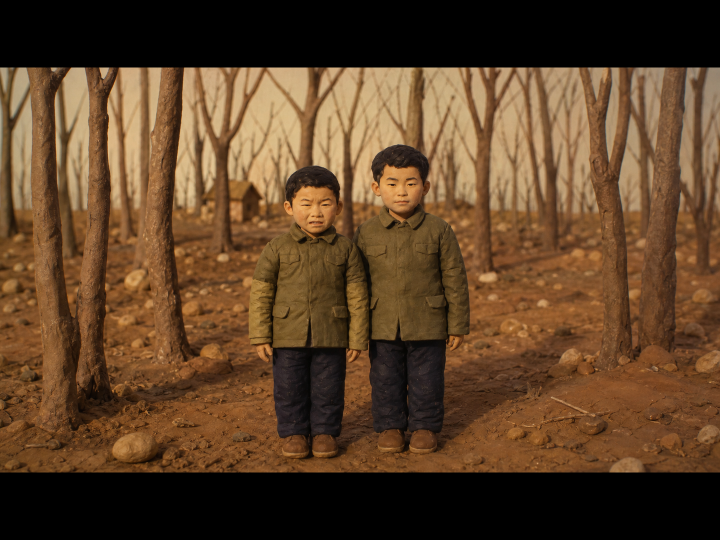
#> input picture examples/claymation-cinematic-frame.png, 1440 x 1080 px (shown at 1/2 size)
$ python create_cinematic_frame.py ../examples/claymation-cinematic-frame.png out.png
#> lines starting #> are read from the running program, lines starting #| are printed output that depends on the picture
#!/usr/bin/env python3
"""Create a 4:3 cinematic matte frame with a 16:9 active picture."""

from __future__ import annotations

import argparse
from pathlib import Path

from PIL import Image, ImageOps


def parse_color(value: str) -> tuple[int, int, int]:
    value = value.strip().lstrip("#")
    if len(value) != 6:
        raise argparse.ArgumentTypeError("color must be a 6-digit hex value")
    return tuple(int(value[i : i + 2], 16) for i in (0, 2, 4))


def create_frame(
    source_path: Path,
    output_path: Path,
    width: int,
    height: int,
    matte_color: tuple[int, int, int],
) -> None:
#> called with width = 1440, height = 1080, matte_color = (0, 0, 0)
    if width * 3 != height * 4:
        raise ValueError("final canvas must be 4:3, for example 1440x1080")

    active_width = width
    active_height = round(width * 9 / 16)
    if active_height > height:
        active_height = height
        active_width = round(height * 16 / 9)

    source = Image.open(source_path).convert("RGB")
#> source is the input picture: PIL image 1440x1080 RGB; mean R, G, B 93.2, 65.6, 39.8
    active = ImageOps.fit(
        source,
        (active_width, active_height),
        method=Image.Resampling.LANCZOS,
        centering=(0.5, 0.5),
    )
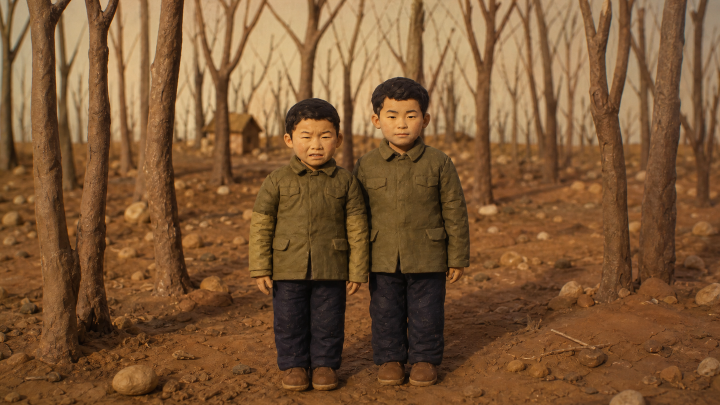
#> active: PIL image 1440x810 RGB (shown at 1/2 size); mean R, G, B 124.2, 87.4, 53.1

    canvas = Image.new("RGB", (width, height), matte_color)
#> canvas: PIL image 1440x1080 RGB; every value is 0
    x = (width - active_width) // 2
    y = (height - active_height) // 2
    canvas.paste(active, (x, y))

    output_path.parent.mkdir(parents=True, exist_ok=True)
    canvas.save(output_path)


def main() -> None:
    parser = argparse.ArgumentParser()
    parser.add_argument("source", type=Path)
    parser.add_argument("output", type=Path)
    parser.add_argument("--width", type=int, default=1440)
    parser.add_argument("--height", type=int, default=1080)
    parser.add_argument("--matte-color", type=parse_color, default=(0, 0, 0))
    args = parser.parse_args()
    create_frame(args.source, args.output, args.width, args.height, args.matte_color)


if __name__ == "__main__":
    main()
